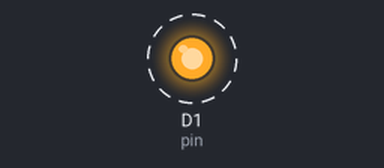
Recording of a program running on a simulated ESP8266 (NodeMCU). Shown: output pins drawn as LEDs (lit = HIGH). Dashed ring = blinking. WiFi joins after 1.5 s; servers stay silent unless stated; what the program prints to the serial monitor is not drawn.

Above: at 2.2 s.
Timing chart, 0 to 5.0 s (numbered marks = the images above):
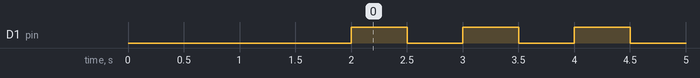

The program:

main.cpp
```cpp
/*
  OTA2
  Author: Seyed Sobhan Hosseini
  Date: Tuesday, July 25, 2023, 9:17:35 PM
*/

#include <Arduino.h>
#include <ESP8266WiFi.h>
#include <ESPAsyncTCP.h>
#include <ESPAsyncWebServer.h>
#include <AsyncElegantOTA.h>

const char* ssid = "Robotics";
const char* password = "@Auriga1399#";

bool ledState = 0;
const int pin = D1;

AsyncWebServer server(80);
AsyncWebSocket ws("/ws");

const char index_html[] PROGMEM = R"rawliteral(
<!DOCTYPE HTML><html>
<head>
</head>
<body>
  <p> your led is blinking </p>
</body>
</html>)rawliteral";

String processor(const String& var){
  Serial.println(var);
  if(var == "STATE"){
    if (ledState){
      return "ON";
    }
    else{
      return "OFF";
    }
  }
  return String();
}

void setup(){
  Serial.begin(115200);

  pinMode(pin, OUTPUT);
  digitalWrite(pin, LOW);

  WiFi.begin(ssid, password);
  while (WiFi.status() != WL_CONNECTED) {
    delay(1000);
    Serial.println("Connecting to WiFi..");
  }

  Serial.println(WiFi.localIP());

  // initWebSocket();

  server.on("/", HTTP_GET, [](AsyncWebServerRequest *request){
    request->send_P(200, "text/html", index_html, processor);
  });

  AsyncElegantOTA.begin(&server);

  server.begin();
}

void loop() {
  ws.cleanupClients();
  digitalWrite(pin, HIGH);
  delay(500);
  digitalWrite(pin, LOW);
  delay(500);
}
```

Measured:
- by itself, D1 (pin): alternates HIGH for 0.50 s and LOW for 0.50 s
